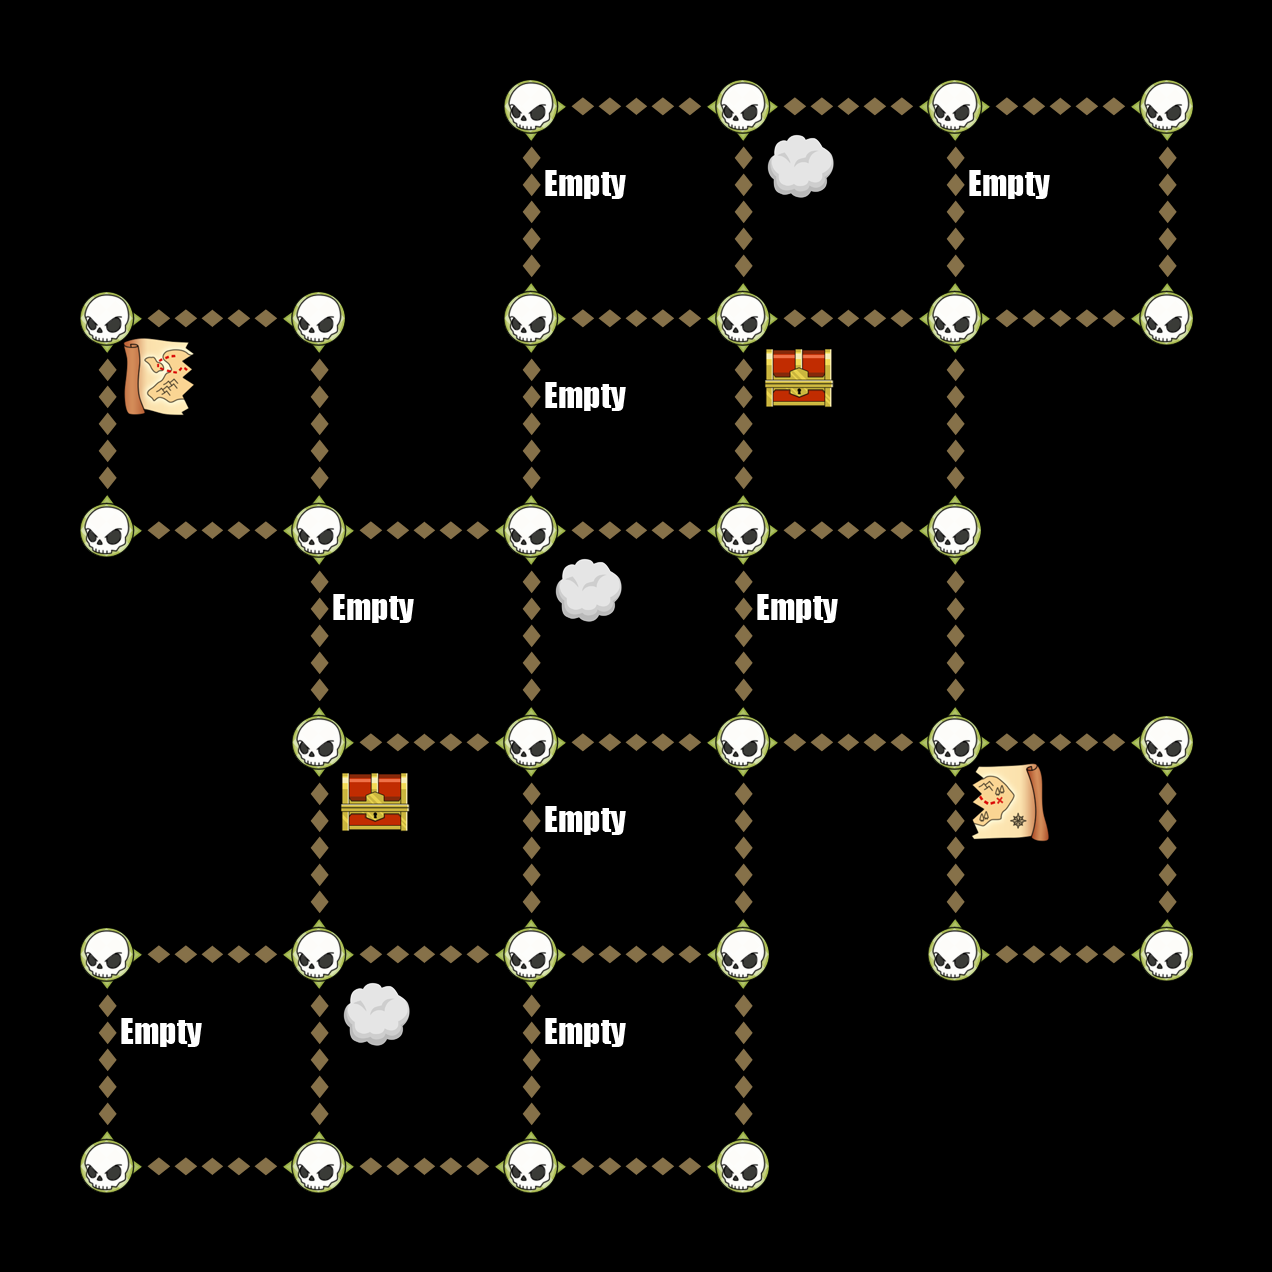

Rendered tile map (Tiled .tmx) drawn with the repository's tilesets; below, a short description and the map source with its tile grids summarised:
An orthogonal 6x6 tile map with 212x212 px tiles, 6 tile layers (Down, Up, Left, Right, ...).

<map version="1.0" orientation="orthogonal" width="6" height="6" tilewidth="212" tileheight="212">
 <tileset firstgid="1" name="TileGraphic_Final-ipadhd" tilewidth="212" tileheight="212">
  <image source="TileGraphic_Final-ipadhd.png" width="636" height="1060" />
  <tile id="0">
   <properties>
    <property name="LineFilled" value="True" />
   </properties>
  </tile>
  <tile id="2">
   <properties>
    <property name="Item" value="TreasureBox" />
   </properties>
  </tile>
  <tile id="4">
   <properties>
    <property name="RowFilled" value="True" />
   </properties>
  </tile>
  <tile id="6">
   <properties>
    <property name="Item" value="CannonLeft" />
   </properties>
  </tile>
  <tile id="7">
   <properties>
    <property name="Item" value="ShipRight" />
   </properties>
  </tile>
  <tile id="8">
   <properties>
    <property name="Item" value="MapOne" />
   </properties>
  </tile>
  <tile id="9">
   <properties>
    <property name="Item" value="CannonRight" />
   </properties>
  </tile>
  <tile id="10">
   <properties>
    <property name="Item" value="ShipLeft" />
   </properties>
  </tile>
  <tile id="11">
   <properties>
    <property name="Item" value="MapTwo" />
   </properties>
  </tile>
  <tile id="12">
   <properties>
    <property name="Item" value="Empty" />
   </properties>
  </tile>
  <tile id="13">
   <properties>
    <property name="Item" value="Skull" />
   </properties>
  </tile>
  <tile id="14">
   <properties>
    <property name="Item" value="Fog" />
   </properties>
  </tile>
 </tileset>
 <layer name="Down" width="6" height="6">
  <data>[36 cells, 22 non-empty, 1 distinct tile ids]</data>
 </layer>
 <layer name="Up" width="6" height="6">
  <data>[36 cells, 22 non-empty, 1 distinct tile ids]</data>
 </layer>
 <layer name="Left" width="6" height="6">
  <data>[36 cells, 22 non-empty, 1 distinct tile ids]</data>
 </layer>
 <layer name="Right" width="6" height="6">
  <data>[36 cells, 22 non-empty, 1 distinct tile ids]</data>
 </layer>
 <layer name="Dots" width="6" height="6">
  <data>[36 cells, 30 non-empty, 1 distinct tile ids]</data>
 </layer>
 <layer name="Items" width="6" height="6">
  <data>[36 cells, 15 non-empty, 5 distinct tile ids]</data>
 </layer>
</map>
